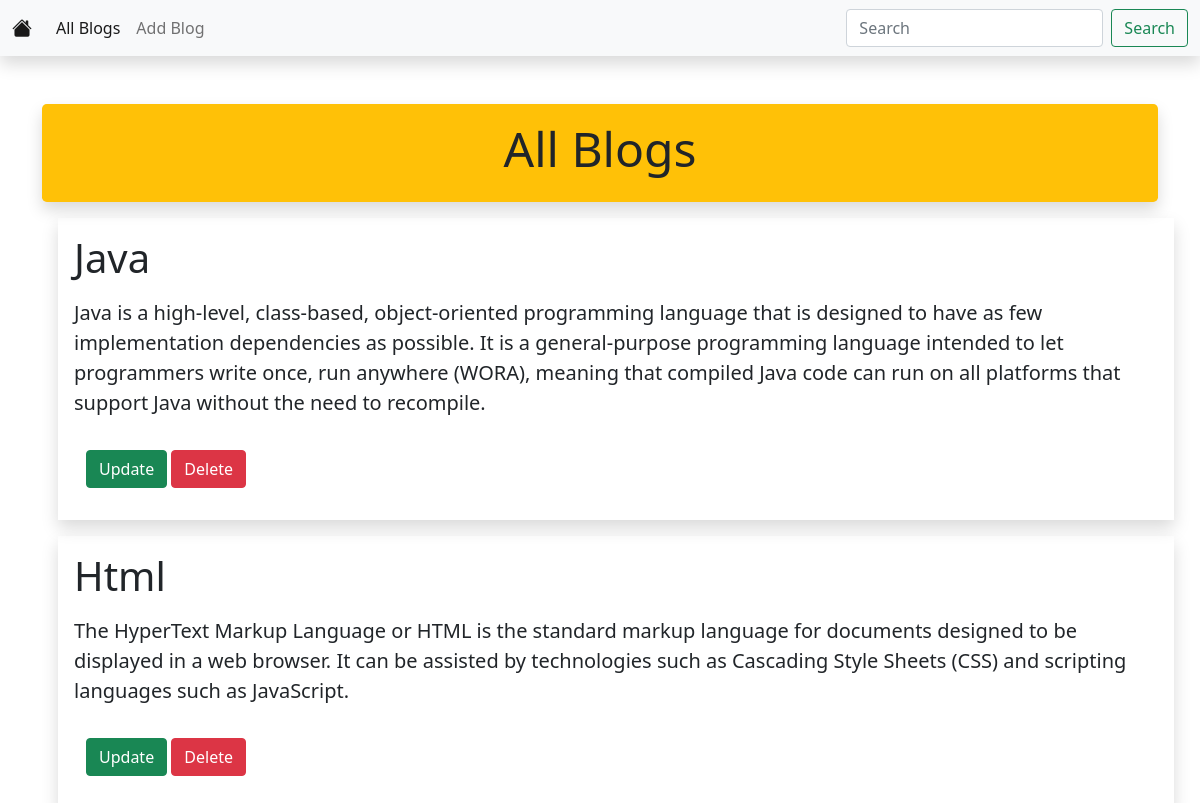
The page / on the database its author committed.
### BlogApp/models.py (models this page shows)
class BlogModel(models.Model):
    title = models.CharField(max_length=100)
    desc = models.TextField()

### BlogApp/views.py (the view)
# urls.py: path('' , views.home_view , name='home'),
def home_view(request):
    blogs = BlogModel.objects.all()
    context = {'blogs' : blogs}
    return render(request , 'BlogApp/home.html' , context)

### templates/BlogApp/home.html (shortened to what this page needs)
{% extends 'BlogApp/base.html' %}
{% block body %}
<div class="container p-3 text-center bg-warning rounded-3 shadow">
    <h1 class="display-5">All Blogs</h1>
</div>
{% for row in blogs %}
<div class="container p-3 m-3 shadow">
    <p class="display-6">{{row.title}}</p>
    <p class="lead">{{row.desc}}</p>
    <div class="container py-3">
        <a href="{% url 'updateblog' row.id %}" class="btn btn-success">Update</a>
        <a href="{% url 'deleteblog' row.id %}" class="btn btn-danger">Delete</a>
    </div>
</div>
{% endfor %}
{% endblock body %}

### templates/BlogApp/base.html (shortened to what this page needs)
<!DOCTYPE html>
<html lang="en">
<head>
    <link href="https://cdn.jsdelivr.net/npm/bootstrap@5.0.2/dist/css/bootstrap.min.css" rel="stylesheet">
    <link rel="stylesheet" href="https://cdn.jsdelivr.net/npm/bootstrap-icons@1.10.2/font/bootstrap-icons.css">
</head>
<body>
    {% include 'BlogApp/navbar.html' %}
    <div class="container my-5">
        {% block body %}
        {% endblock body %}
    </div>
</body>
</html>

### templates/BlogApp/navbar.html (shortened to what this page needs)
<nav class="navbar navbar-expand-lg navbar-light bg-light shadow">
    <div class="container-fluid">
      <a class="navbar-brand" href="{% url 'home' %}"><i class="bi bi-house-fill"></i></a>
      <div class="collapse navbar-collapse" id="navbarSupportedContent">
        <ul class="navbar-nav me-auto mb-2 mb-lg-0">
          <li class="nav-item">
            <a class="nav-link active" aria-current="page" href="{% url 'home' %}">All Blogs</a>
          </li>
          <li class="nav-item">
            <a class="nav-link" href="{% url 'addblog' %}">Add Blog</a>
          </li>
        </ul>
        <form class="d-flex">
          <input class="form-control me-2" type="search" placeholder="Search" aria-label="Search">
          <button class="btn btn-outline-success" type="submit">Search</button>
        </form>
      </div>
    </div>
  </nav>

### rows shown on the page
BlogModel: title "Java", desc "Java is a high-level, class-based, object-oriented programming language that is designed to have as few implementation dependencies as possible. It is a general-purpose programming language intended to let programmers write once, run anywhere (WORA), meaning that compiled Java code can run on all platforms that support Java without the need to recompile."
BlogModel: title "Html", desc "The HyperText Markup Language or HTML is the standard markup language for documents designed to be displayed in a web browser. It can be assisted by technologies such as Cascading Style Sheets (CSS) and scripting languages such as JavaScript."
